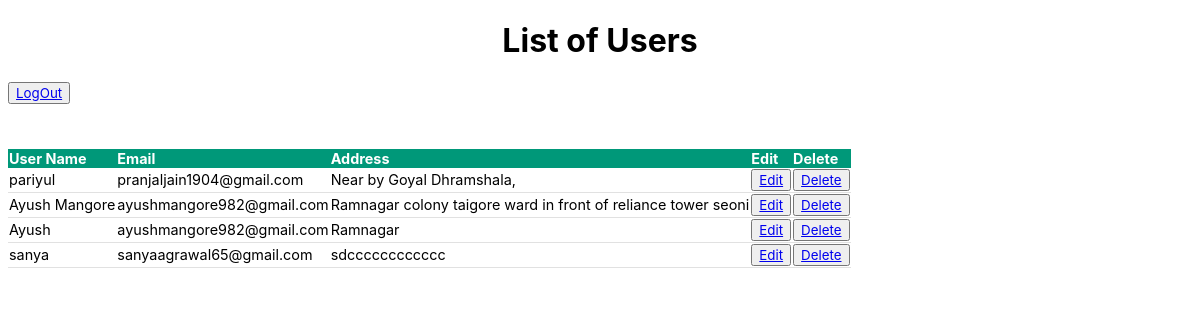
The app's page /nemesis/info/ (signed in), older data.
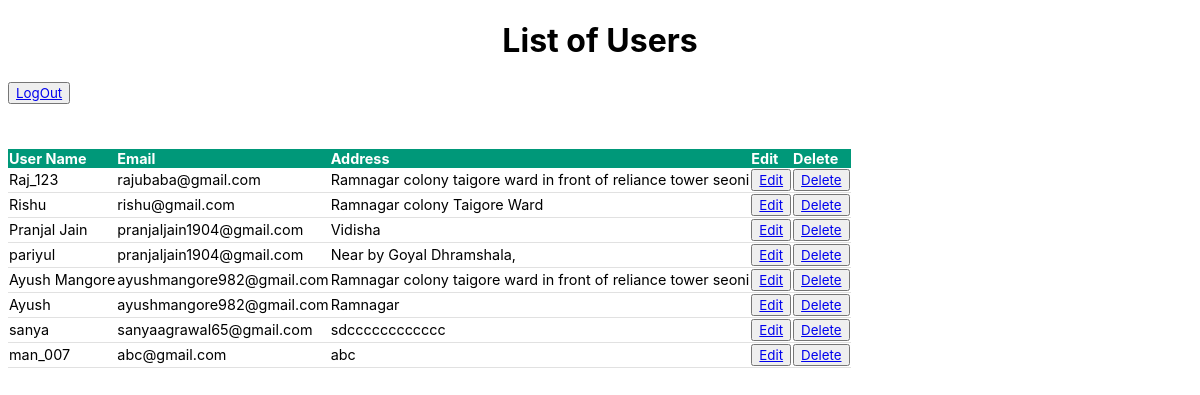
The same page, newer data.
### nemesis/models.py (models this page shows, shortened)
class myuser(models.Model):
    username = models.CharField(max_length=30)
    phone = models.CharField(max_length=12,default='NA')
    email = models.EmailField()
    address = models.CharField(max_length=100)
    password = models.CharField(max_length=20)
    is_verified = models.BooleanField(default=False)

### nemesis/views.py (the view)
# urls.py: path('info/',showInfo,name="info"),
def showInfo(request):
    if 'username' not in request.session:
        return redirect('/nemesis')
    users = myuser.objects.all()
    data={'users' : users}
    res = render(request,'nemesis/info.html',data)
    return HttpResponse(res)

### templates/nemesis/info.html (shortened to what this page needs)
<!DOCTYPE html>
{% load static %}
<html lang="en">
<head>
    <link rel="stylesheet" href="{% static 'css/info.css' %}">
</head>
<body>
    <h1>List of Users</h1>
    <button><a href="{% url 'logout' user.id %}">LogOut</a></button>
    <br>
    <br>
    <div>
    <table class="content-table">
        <thead>
            <tr>
                <th>User Name</th>
                <th>Email</th>
                <th>Address</th>
                <th>Edit</th>
                <th>Delete</th>
            </tr>
        </thead>
        <tbody>
            {% for user in users %}
            <tr>
                <td>{{ user.username }}</td>
                <td>{{ user.email }}</td>
                <td>{{ user.address }}</td>
                <td><button><a href="{% url 'update' user.id %}">Edit</a></button></td>
                <td><button><a href="{% url 'delete' user.id %}">Delete</a></button></td>
            </tr>
            {% endfor %}
        </tbody>
    </table>
    </div>
</body>
</html>

### static/css/info.css (style rules this page uses)
* { font-family: -apple-system, BlinkMacSystemFont, 'Segoe UI', Roboto, Oxygen, Ubuntu, Cantarell, 'Open Sans', 'Helvetica Neue', sans-serif; }
h1 { text-align: center; }
.content-table { border-collapse: collapse; margin: 25px 0; font-size: 0.9em; min-width: 600px; }
.content-table thead tr { background-color: #009879; color: #ffff; text-align: left; font-weight: bold; }
.content-table tbody tr { border-bottom: 1px solid #dddd; }

Row changes from the older to the newer data that the page shows:
added myuser: username "Raj_123", email "rajubaba@gmail.com", address "Ramnagar colony taigore ward in front of reliance tower seoni"
added myuser: username "Rishu", email "rishu@gmail.com", address "Ramnagar colony Taigore Ward"
added myuser: username "Pranjal Jain", email "pranjaljain1904@gmail.com", address "Vidisha"
added myuser: username "man_007", email "abc@gmail.com", address "abc"
